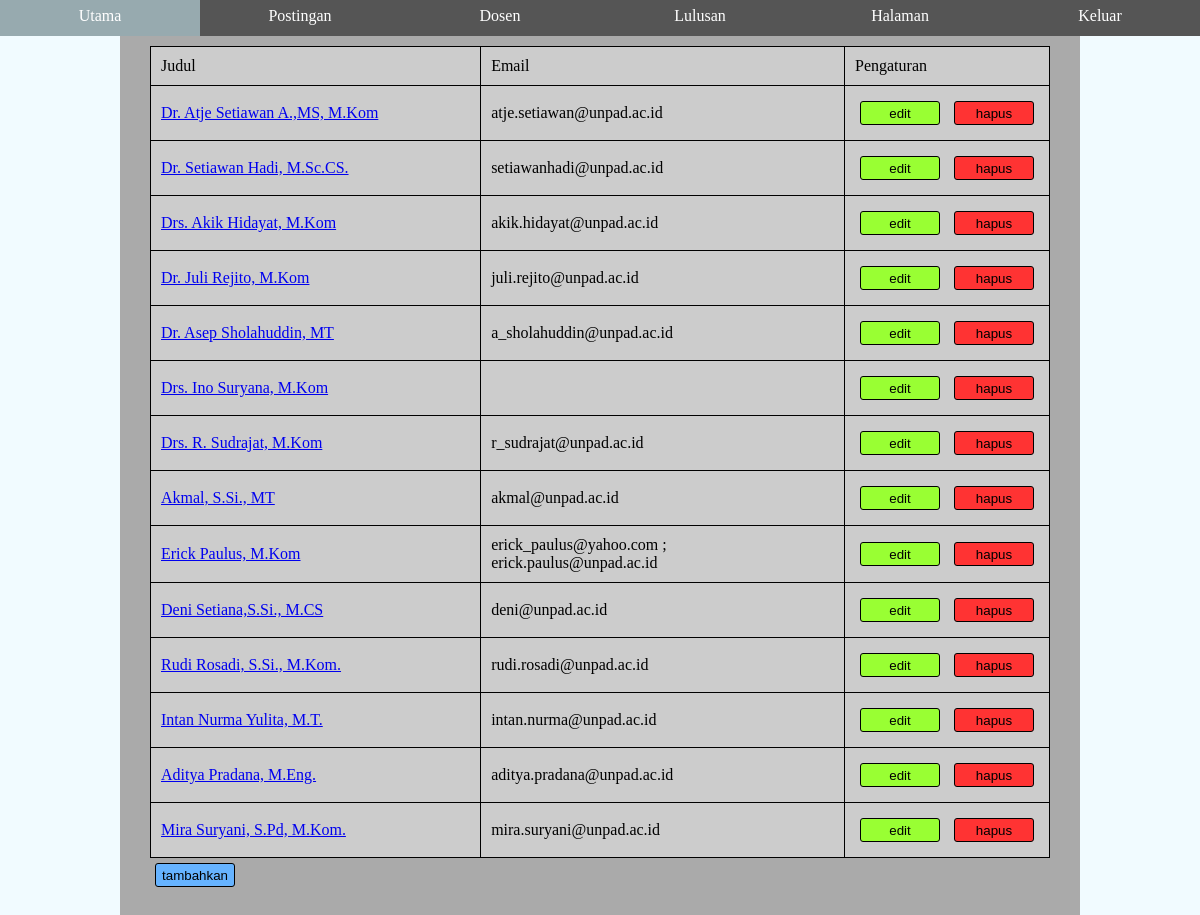
Screenshot of /admin/halaman.php with the database file from the repository.
### tables this page shows
CREATE TABLE `dosen` (
  `ID` int(11) NOT NULL,
  `Nama` text NOT NULL,
  `Email` text,
  `HP` text,
  `Telp` text,
  `Alamat` text,
  `Pendidikan` text NOT NULL,
  `Bidang` text NOT NULL
);

### admin/halaman.php (the view, shortened to what this page needs)
<!DOCTYPE html>
<html lang="en" xmlns="http://www.w3.org/1999/xhtml">
<head>
</head>
<body>
    <div class="admin-content-pos">
        <div class="admin-main-content">
            <table class="table-post">
                <col><col><col>
                <tr>
                    <td>Judul</td>
                    <td>Email</td>
                    <td>Pengaturan</td>
                </tr>
				<?php
					include '../database.php';
					$sql = "SELECT `ID`, `Nama`, `Email` FROM `dosen`";
					$result = $conn->query($sql);
					while($row = $result->fetch_assoc())
					{
				?>
						<tr>
						<td> <a href="../dosen.php?ID=<?php echo $row["ID"];?>"><?php echo	$row["Nama"] ?></a></td>
						<td> <?php echo	$row["Email"] ?></td>
						<td>
							<button id="update-button" type="button" onclick="showUpdateDiv(<?php echo	$row["ID"] ?>)">edit</button>
							<button id="delete-button" type="button" onclick="showDeleteDiv(<?php echo	$row["ID"] ?>)">hapus</button></td>
						</tr>
				<?php
					}
					$sql = "SELECT MAX(ID) as LAST FROM `posting`";
					$result = $conn->query($sql);
					$row = $result->fetch_assoc();
					$id = 1 + $row["LAST"];
				?>
            </table>
            <button id="insert-button" style="left:0;" type="button" onclick="showInsertDiv(<?php echo $id ?>)">tambahkan</button>
        </div>
    </div>
</body>
</html>

### admin/css/adm-navbar.css (style rules this page uses)
.admin-top-box-wrapper { position: absolute; width: 100%; top : 0; height: auto; background-color: #555; list-style-type: none; z-index: 9; }
.admin-top-box-bar { position : relative; width : 800px; margin: auto; height: auto; padding: 0; color: white; }
.admin-top-box-wrapper li { float: left; width: 200px; transition: 0.2s; }
.admin-top-box-wrapper li a { width: 100%; display: inline-block; color: white; text-align: center; padding: 7px 0; font-family: 'Futura Md BT'; text-decoration: none; margin-bottom: 4px; }
#left-bar { float: left; }
#right-bar { float: right; }

### admin/css/adm-content.css (style rules this page uses)
body { background-color: #f1fbff; }
.admin-content-pos { position: relative; width: 80%; max-width: 1200px; height: auto; margin: 0 auto; }
.admin-main-content { margin-top: 16px; height: auto; padding: 30px; background-color: #aaa; border-radius: 5px; }
.admin-main-content .table-post { width: 100%; border-collapse: collapse; background-color: #ccc; }
.admin-main-content .table-post col:nth-child(1) { width:50%; }
.admin-main-content .table-post col:nth-child(2) { width:50%; }
.admin-main-content .table-post col:nth-child(3) { min-width:205px; }
.admin-main-content .table-post td { padding: 10px; border: 1px solid black; font-family: 'Futura Bk BT'; vertical-align: middle; }
.admin-main-content button { border: 1px solid black; margin: 5px; width: 80px; height: 24px; border-radius: 3px; }
#insert-button { background-color: #66b3ff; }
#update-button { background-color: #99ff33; }
#delete-button { background-color: #ff3333; }

### rows the page displays
dosen: Nama "Dr. Atje Setiawan A.,MS, M.Kom", Email "atje.setiawan@unpad.ac.id"
dosen: Nama "Dr. Setiawan Hadi, M.Sc.CS.", Email "setiawanhadi@unpad.ac.id"
dosen: Nama "Drs. Akik Hidayat, M.Kom", Email "akik.hidayat@unpad.ac.id"
dosen: Nama "Dr. Juli Rejito, M.Kom", Email "juli.rejito@unpad.ac.id"
dosen: Nama "Dr. Asep Sholahuddin, MT", Email "a_sholahuddin@unpad.ac.id"
dosen: Nama "Drs. Ino Suryana, M.Kom"
dosen: Nama "Drs. R. Sudrajat, M.Kom", Email "r_sudrajat@unpad.ac.id"
dosen: Nama "Akmal, S.Si., MT", Email "akmal@unpad.ac.id"
dosen: Nama "Erick Paulus, M.Kom", Email "erick_paulus@yahoo.com ; erick.paulus@unpad.ac.id"
dosen: Nama "Deni Setiana,S.Si., M.CS", Email "deni@unpad.ac.id"
dosen: Nama "Rudi Rosadi, S.Si., M.Kom.", Email "rudi.rosadi@unpad.ac.id"
dosen: Nama "Intan Nurma Yulita, M.T.", Email "intan.nurma@unpad.ac.id"
dosen: Nama "Aditya Pradana, M.Eng.", Email "aditya.pradana@unpad.ac.id"
dosen: Nama "Mira Suryani, S.Pd, M.Kom.", Email "mira.suryani@unpad.ac.id"
